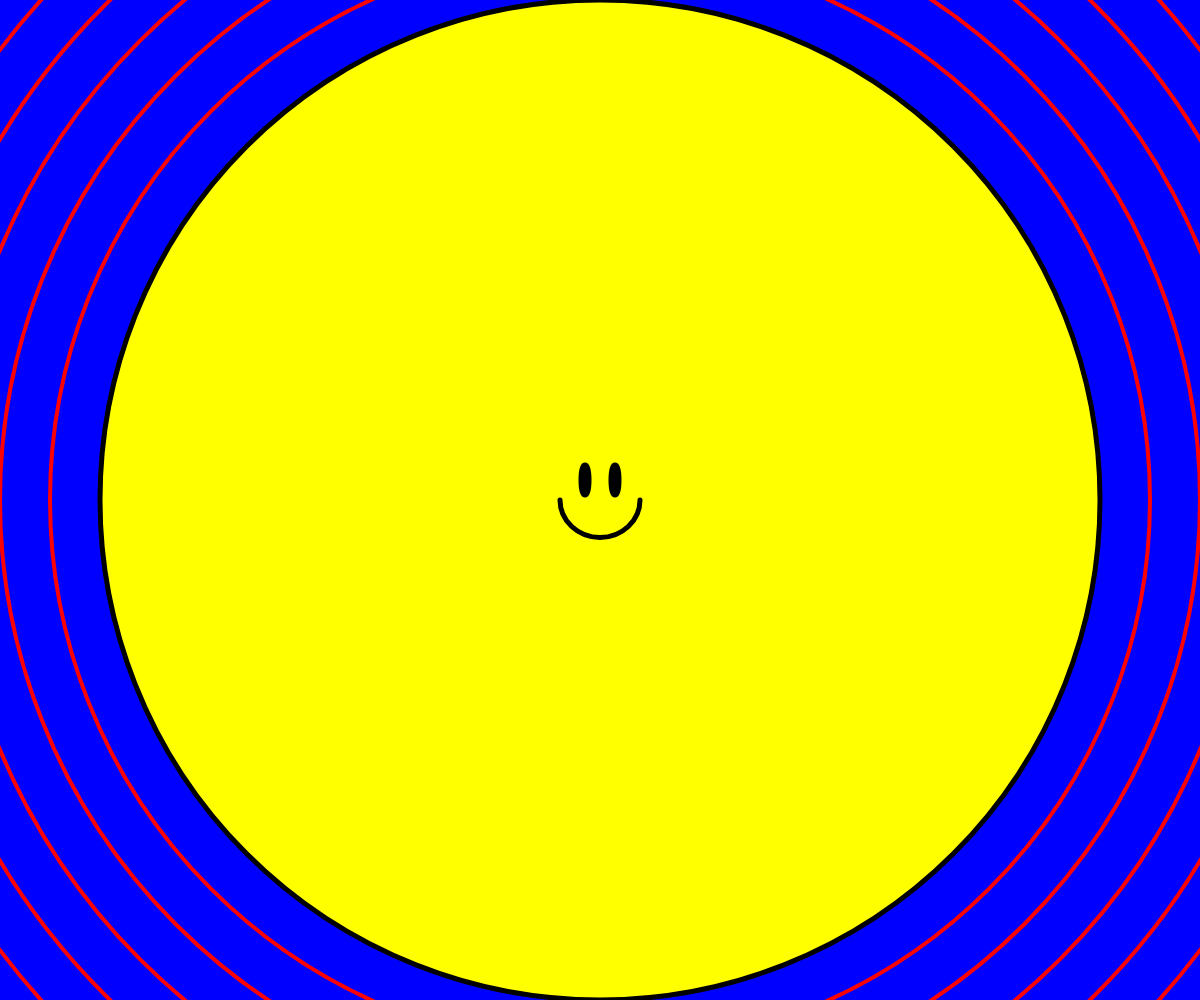
Frame 1 (no input)
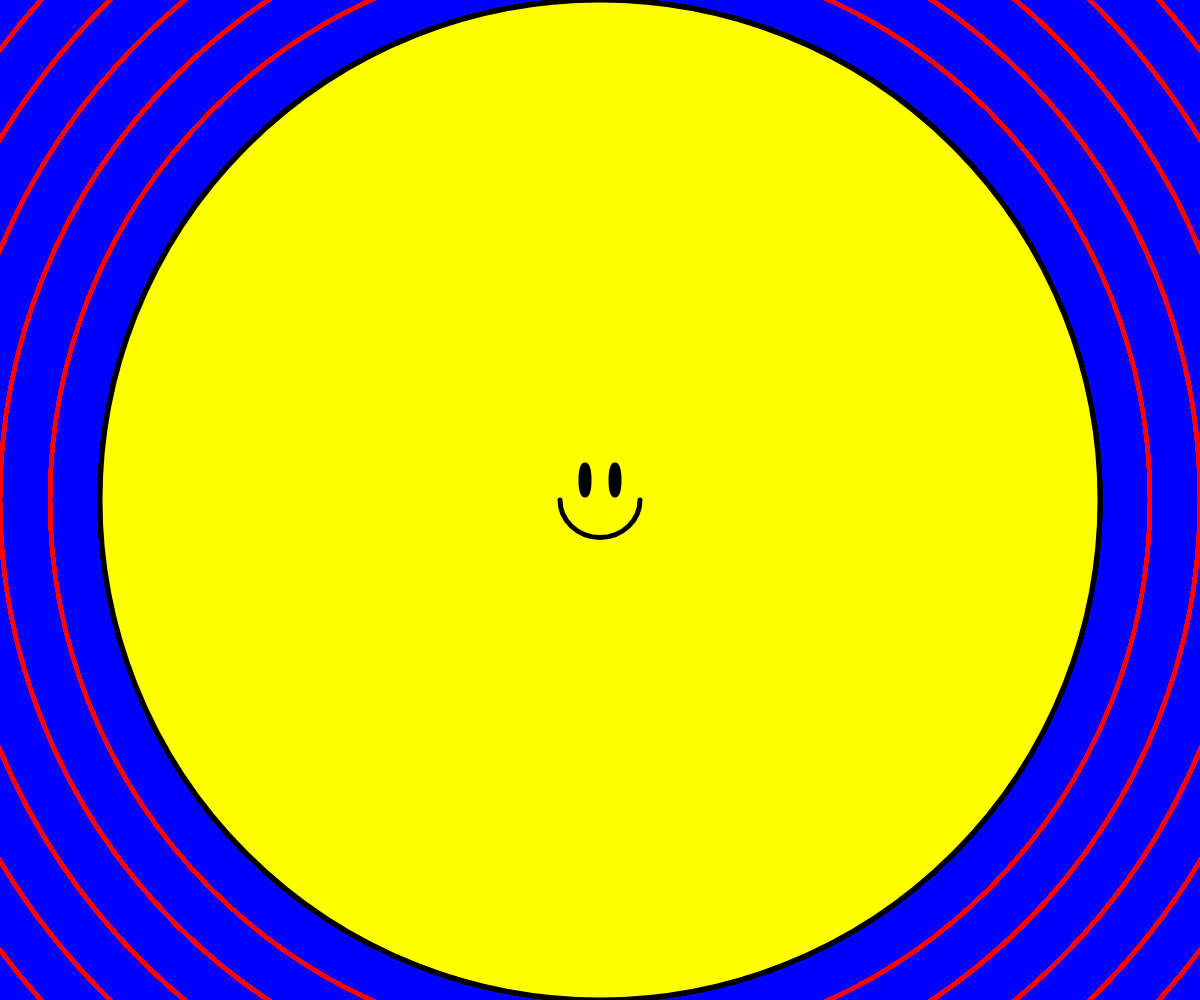
Frame 60 (no input)
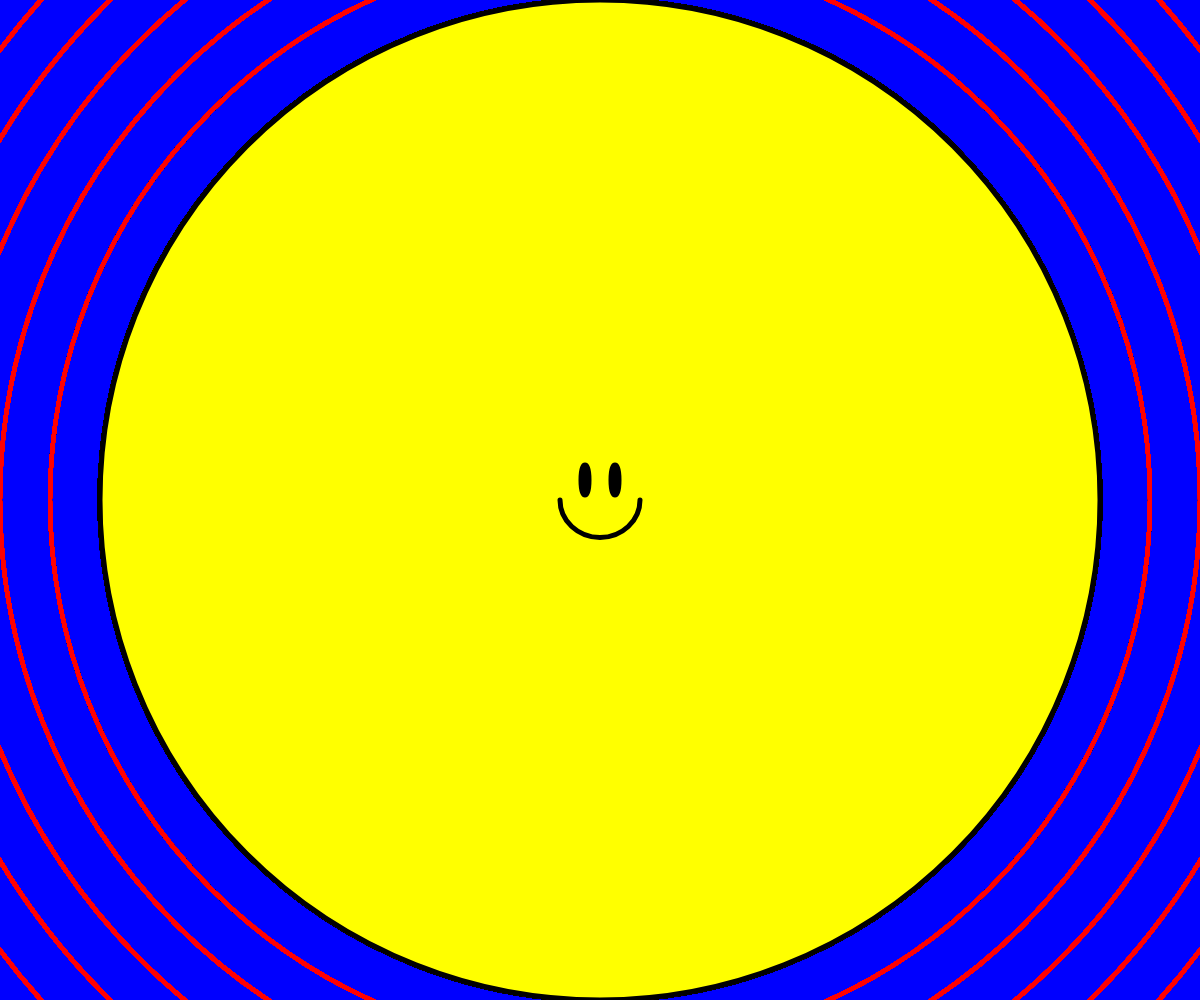
Frame 120 (the mouse pressed at the canvas centre since frame 60)

The p5.js sketch that drew these frames (run headless with seeded random() and noise() and a simulated clock; from frame 60 on, the mouse is pressed at the canvas centre):

// p5.js sketch
// ── sketch.js
let myDiameter; //setting the diameter of the biggest circle
let gap = 100; //setting the gap between the circles

function setup() {
  createCanvas(windowWidth, windowHeight); //set canvas to window size
  background("blue"); //make background blue
  
}

function draw() {

  strokeWeight(4);
  stroke("red");
  noFill();
  //setting the style of the circles

  myDiameter = windowWidth*1.5;
  circle(windowWidth/2, windowHeight/2, myDiameter);
  //drawing a circle 1.5 times as big as the screen

  //repeating the circle and making it smaller each time
  myDiameter = myDiameter - gap; // assign a new value to myDiameter
  circle(windowWidth/2, windowHeight/2, myDiameter);

  myDiameter = myDiameter - gap; // assign a new value to myDiameter
  circle(windowWidth/2, windowHeight/2, myDiameter);

  myDiameter = myDiameter - gap; // assign a new value to myDiameter
  circle(windowWidth/2, windowHeight/2, myDiameter);

  myDiameter = myDiameter - gap; // assign a new value to myDiameter
  circle(windowWidth/2, windowHeight/2, myDiameter);

  myDiameter = myDiameter - gap; // assign a new value to myDiameter
  circle(windowWidth/2, windowHeight/2, myDiameter);

  myDiameter = myDiameter - gap; // assign a new value to myDiameter
  circle(windowWidth/2, windowHeight/2, myDiameter);

  myDiameter = myDiameter - gap; // assign a new value to myDiameter
  circle(windowWidth/2, windowHeight/2, myDiameter);

  myDiameter = myDiameter - gap; // assign a new value to myDiameter
  circle(windowWidth/2, windowHeight/2, myDiameter);

  //making a smiley face with a yellow circle with black outline
  strokeWeight(5);
  stroke("black");
  fill("yellow");
  circle(windowWidth/2, windowHeight/2, myDiameter); //centered circle with the newest diameter

  //2 ellipses for eyes
  fill("black");
  ellipse(windowWidth/2-15, windowHeight/2-20, 8, 30); //left eye
  ellipse(windowWidth/2+15, windowHeight/2-20, 8, 30); //right eye

  //arc for mouth
  noFill();
  arc(windowWidth/2, windowHeight/2, 80, 75, 0, PI);




}
